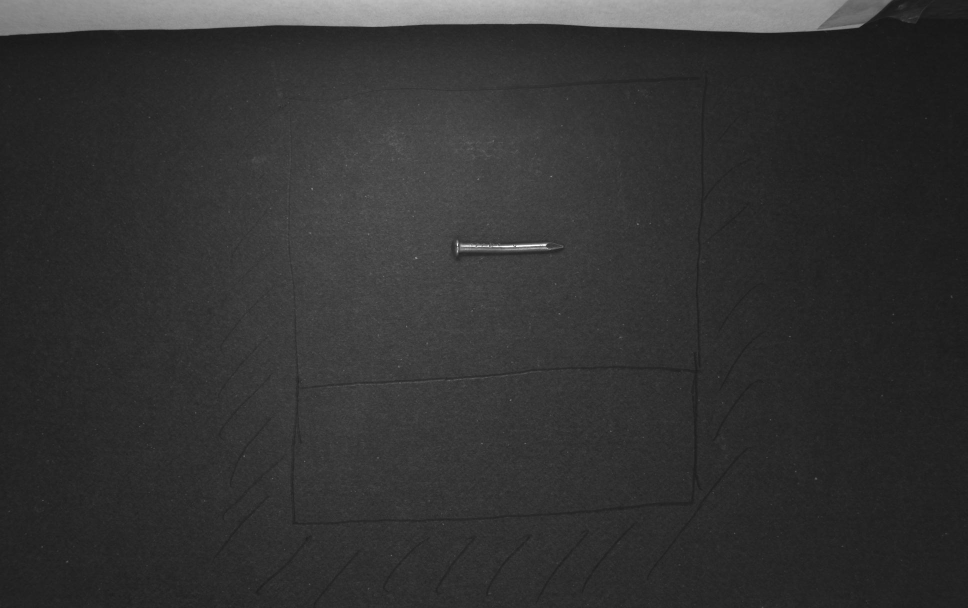
#> input picture nailgun/bad/1522072644_bad.jpeg, 1936 x 1216 px (shown at 1/2 size)
$ python -i image_preproc.py   (imports and definitions only)
#> lines starting #> are read from the running program, lines starting #| are printed output that depends on the picture; after the words box and inside, x2 and y2 are one past the last pixel; in counts of white or black regions, pixels touching at a corner belong together
import cv2, imutils, pdb
import numpy as np

def extract_nail(image_path, crop_size=80, debug=False):
	'''
	Process the input image, detect the nail in the image, find its contour
	@params:
		image_path: path to the location of the image
		(optional) debug: If it is True, it will show images of the whole process
	@return:
		ret: 1D vector containing values of the pixels and height and width.
	'''
#> called with image_path = '../nailgun/bad/1522072644_bad.jpeg', crop_size = 80, debug = False

	# Load the image
	if debug:
		images = {}

	full_image = cv2.imread(image_path)
#> full_image is the input picture: shape (1216, 1936, 3); min 17, max 255, mean 51

	if debug:
		images['full image'] = full_image
	# Define image size
	width = np.size(full_image, 1)
#> width = 1936
	height = np.size(full_image, 0)
#> height = 1216

	# Crop the image to get rid of the upper white bar
	image = full_image[100:height, 0:width]
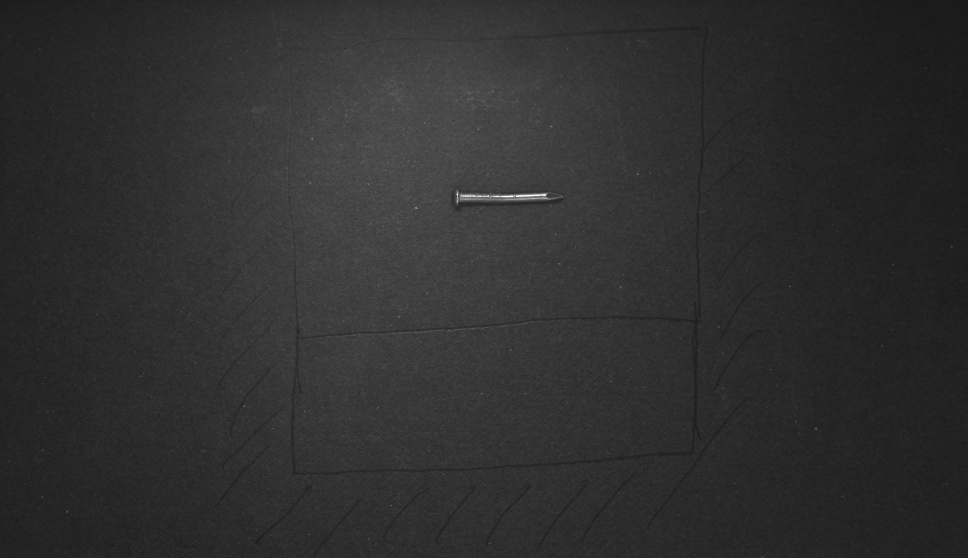
#> image: shape (1116, 1936, 3) (shown at 1/2 size); min 22, max 255, mean 47.1

	# Resize the image to process
	image = imutils.resize(image, height = 300)
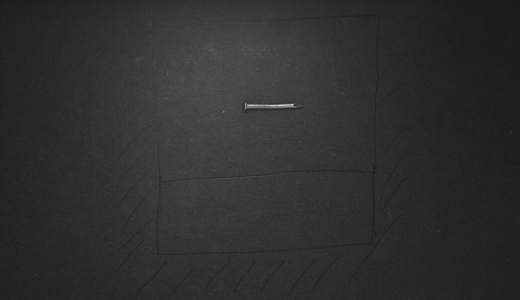
#> image: shape (300, 520, 3); min 24, max 226, mean 47.1

	if debug:
		images['resize and remove white block'] = image

	# Convert to gray, blur the image and find edges in the image
	gray = cv2.cvtColor(image, cv2.COLOR_RGB2GRAY)
	inverted = invert_img(gray)
#> after the loop in invert_img, `for r in range(img.shape[0]):`:
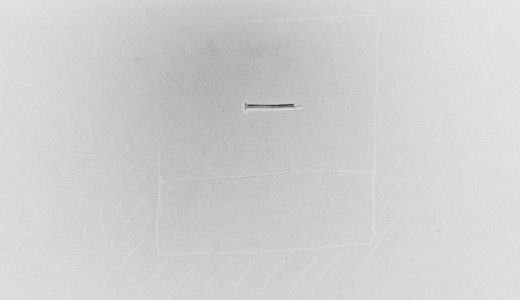
#> final_img: shape (300, 520); min 29, max 231, mean 207.9
	smoothed = cv2.bilateralFilter(inverted, 11, 17, 17)
	edged = cv2.Canny(smoothed, 30, 200)
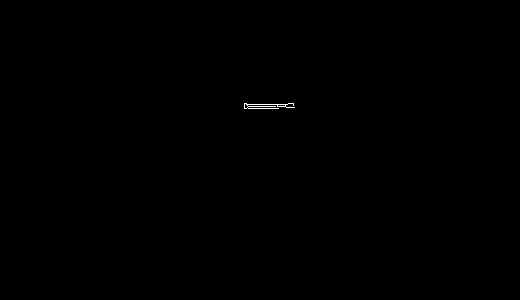
#> edged: shape (300, 520); 0.09% white in thin lines or dots, all inside (x1, y1, x2, y2) = (244, 103, 295, 109)

	if debug:
		images['inverted'] = inverted
		images['smoothed'] = smoothed
		images['edged'] = edged

	# Perform dilatation with a 2x2 Kernel
	kernel = np.ones((2,2),np.uint8)
	dilatation = cv2.dilate(edged,kernel,iterations = 1)
#> dilatation: shape (300, 520); 0.18% white; 1 white region

	if debug:
		images['dilated'] = dilatation

	# Find contours of the image, and sort them by area's size
	contours = cv2.findContours(dilatation.copy(), cv2.RETR_TREE, cv2.CHAIN_APPROX_SIMPLE)
#> contours = 3 contours, 2 with area under 20; largest, box (x1, y1, x2, y2) and area: (244, 103, 296, 110) 240
	contours = imutils.grab_contours(contours)
	contours = sorted(contours, key = cv2.contourArea, reverse = True)[:10]
	screenCnt = None

	if debug:
		img = image.copy()
		cv2.drawContours(img, contours[0], -1, (255,255,0))
		images['nail detected'] = img

	# Gets the perimeter of the maximum contour
	peri = cv2.arcLength(contours[0], True)
#> peri = 115.1

	# Approximate to the most likely shape to remove noise on the nail's shape
	screenCnt = cv2.approxPolyDP(contours[0], 0.015 * peri, True)
#> screenCnt = [[244, 103], [244, 109], [295, 108], [294, 103]]

	if debug:
		cv2.drawContours(img, contours[0], -1, (255,0,0))
		images['bounding rectangle'] = img

	# Approximate the rotated rectangule where the nail fits
	rect = cv2.minAreaRect(screenCnt)
#> rect = ((269.5, 106), (6, 51), -90)

	# Crop the nail and paste it into a black image
	im_r = crop_to_black(image, contours[0], [crop_size,crop_size])

	if debug:
		images['crop to black'] = im_r

	# Rotate the image to fit the nail
	img_crop, img_rot = rotate_rect(im_r, rect)

	# Convert to grayscale
	img_c_gray = cv2.cvtColor(img_rot, cv2.COLOR_RGB2GRAY)

	# Add width and height of the nailgun. This will help with the bent nails
	[width, height] = img_crop.shape[:2]

	# Check if the nail is horizontal or vertical and turn it
	if width > height:

		width, height = height, width
		ret = img_c_gray

	else:
		ret = np.transpose(img_c_gray)

	if debug:
		images['rotated'] = ret

	# Convert the 2D image into a row vector
	ret = np.reshape(ret, (1, -1))

	# Attach width and heigth to the feature vector
	h_w = np.array([height,width])
	ret = np.append(ret, h_w).astype('uint8')

	if debug:
		return ret, images
	return ret

def crop_to_black(img, pts, pads):
	'''
	Function to crop a window given by 'pads', fill it with 0 pixel value and paste
	the cropped image (img) accorindg to the points (pts)
	@params:
		img: image where to crop the contours
		pts: the contours to crop and paste on the black image
		pads: size of the window [pad_1, pad_2]
	@return:
		cropped_image: cropped image with size 'pads'
	'''

	rect = cv2.boundingRect(pts)
#> rect = (244, 103, 52, 7)
	x,y,w,h = rect
#> x = 244; y = 103; w = 52; h = 7
	croped = img[y:y+h, x:x+w].copy()

	pts = pts - pts.min(axis=0)
#> pts = contour of 15 points, box (x1, y1, x2, y2) (0, 0, 52, 7), area 240

	mask = np.zeros(croped.shape[:2], np.uint8)
	cv2.drawContours(mask, [pts], -1, (255, 255, 255), -1, cv2.LINE_AA)

	dst = cv2.bitwise_and(croped, croped, mask=mask)

	cropped_image = np.zeros((pads[0], pads[1], 3), dtype='uint8')

	pad_width = int((pads[0] - dst.shape[0]) / 2)
#> pad_width = 36
	pad_height = int((pads[1] - dst.shape[1]) / 2)
#> pad_height = 14

	cropped_image[pad_width:pad_width+dst.shape[0], pad_height:pad_height+dst.shape[1]] = dst
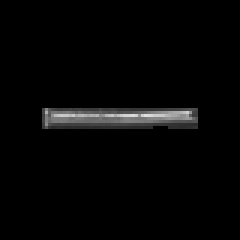
#> cropped_image: shape (80, 80, 3) (shown 3 times larger); min 0, max 226, mean 5.6

	return cropped_image

def rotate_rect(img, rect):
	'''
	Rotated a given image to fit the rectangle's angle
	@params:
		img: image to rotate
		rect: rectangle  containing the rotation angle
	@return:
		img_crop: cropped image -> size of the nail
		img_rot: rotated image
	'''
#> called with rect = ((269.5, 106), (6, 51), -90)
	# get the parameter of the small rectangle
	height, width = img.shape[0], img.shape[1]
#> height = 80; width = 80

	center, size, angle = (height//2, width//2), rect[1], rect[2]
#> center = (40, 40); size = (6, 51); angle = -90
	center, size = tuple(map(int, center)), tuple(map(int, size))

	# calculate the rotation matrix
	M = cv2.getRotationMatrix2D(center, angle, 1)
#> M = [[6.12e-17, -1, 80], [1, 6.12e-17, -7.11e-15]]

	# rotate the original image
	img_rot = cv2.warpAffine(img, M, (width, height))
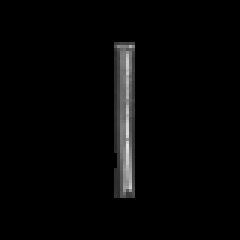
#> img_rot: shape (80, 80, 3) (shown 3 times larger); min 0, max 226, mean 5.6

	# now rotated rectangle becomes vertical and we crop it
	img_crop = cv2.getRectSubPix(img_rot, size, center)

	return img_crop, img_rot

def invert_img(img):
	'''
	Inverts the image
	@params:
		img: 2D image. Type has to be uint8
	@return:
		final_img: inverted image
	'''
	assert img.dtype == 'uint8'
	final_img = img.copy()
	for r in range(img.shape[0]):
		for c in range(img.shape[1]):
			final_img[r,c] = 255 - img[r,c]
	return final_img

>>> result = extract_nail('../nailgun/bad/1522072644_bad.jpeg')
#> in extract_nail, `ret = np.append(ret, h_w).astype('uint8')`: ret = 6402 values, max 226 at index 3882, min 0 at index 0, mean 5.57
#> result has the same summary as ret in extract_nail
